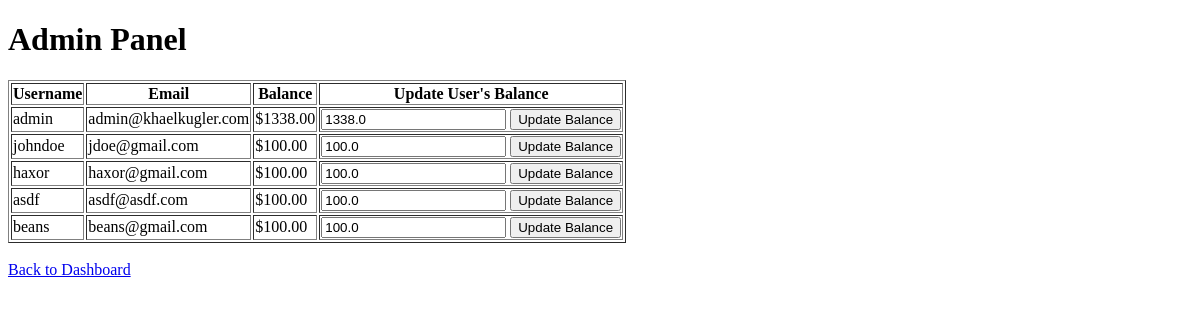
Page /admin (signed in) on the earlier database version.
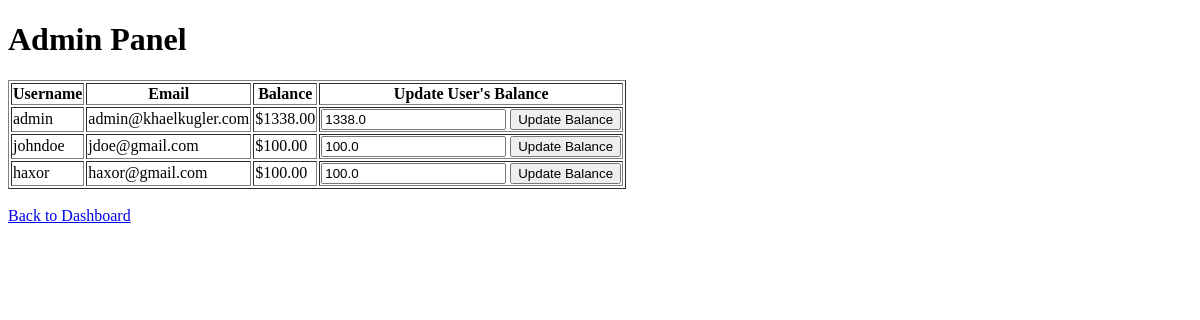
Same page on the later database version.
### tables this page shows
CREATE TABLE users (
    id INTEGER PRIMARY KEY AUTOINCREMENT,
    username TEXT UNIQUE NOT NULL,
    email TEXT UNIQUE NOT NULL,
    password TEXT NOT NULL,
    balance REAL DEFAULT 0,
    admin INTEGER DEFAULT 0
);

### app_SECURE.py (the view)
@app.route('/admin')
def admin():
    if 'username' not in session:
        return redirect('/')
    username = session['username']
    conn = get_db()
    cursor = conn.cursor()
    cursor.execute("SELECT admin FROM users WHERE username=?", (username,))
    admin = True if cursor.fetchone()[0] else False
    if admin:
        cursor.execute("SELECT username,email,balance FROM users")
        users = cursor.fetchall()
        return render_template('admin_secure.html', users=users)
    else:
        return render_template('error.html', error="You are not an admin (I think)")

### app_SECURE.py (called while the page is built)
def get_db():
    db = sqlite3.connect(DATABASE)
    return db

### templates/admin_secure.html (shortened to what this page needs)
<!DOCTYPE html>
<html lang="en">
<head>
</head>
<body>
    <h1>Admin Panel</h1>
    <table border="1">
        <tr>
            <th>Username</th>
            <th>Email</th>
            <th>Balance</th>
            <th>Update User's Balance</th>
        </tr>
        {% for user in users %}
        <tr>
            <td>{{ user[0] }}</td>
            <td>{{ user[1] }}</td>
            <td>${{'%0.2f'| format(user[2]|float)}}</td>
            <td>
                <form action="/admin/update_balance" method="post">
                    <input type="number" name="balance" value="{{ user[2] }}">
                    <input type="submit" value="Update Balance">
                </form>
            </td>
        </tr>
        {% endfor %}
    </table>
    <br>
    <a href="/dashboard">Back to Dashboard</a>
</body>
</html>

Differences in the rows shown:
removed users: username "asdf", email "asdf@asdf.com", balance "100.00", balance "100.0"
removed users: username "beans", email "beans@gmail.com", balance "100.00", balance "100.0"
